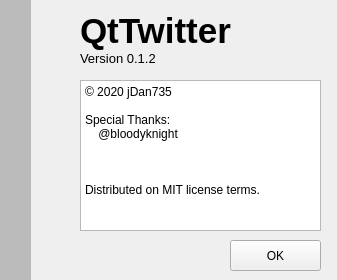
<?xml version="1.0" encoding="UTF-8"?>
<ui version="4.0">
 <class>Dialog</class>
 <widget class="QDialog" name="Dialog">
  <property name="windowModality">
   <enum>Qt::WindowModal</enum>
  </property>
  <property name="geometry">
   <rect>
    <x>0</x>
    <y>0</y>
    <width>337</width>
    <height>280</height>
   </rect>
  </property>
  <property name="sizePolicy">
   <sizepolicy hsizetype="Fixed" vsizetype="Fixed">
    <horstretch>0</horstretch>
    <verstretch>0</verstretch>
   </sizepolicy>
  </property>
  <property name="minimumSize">
   <size>
    <width>337</width>
    <height>280</height>
   </size>
  </property>
  <property name="maximumSize">
   <size>
    <width>337</width>
    <height>280</height>
   </size>
  </property>
  <property name="baseSize">
   <size>
    <width>337</width>
    <height>291</height>
   </size>
  </property>
  <property name="focusPolicy">
   <enum>Qt::ClickFocus</enum>
  </property>
  <property name="contextMenuPolicy">
   <enum>Qt::NoContextMenu</enum>
  </property>
  <property name="windowTitle">
   <string>About</string>
  </property>
  <property name="windowIcon">
   <iconset resource="aboutapp.qrc">
    <normaloff>:/default/img/app/haikutwitter64.png</normaloff>:/default/img/app/haikutwitter64.png</iconset>
  </property>
  <property name="autoFillBackground">
   <bool>false</bool>
  </property>
  <property name="styleSheet">
   <string notr="true"/>
  </property>
  <property name="sizeGripEnabled">
   <bool>false</bool>
  </property>
  <property name="modal">
   <bool>true</bool>
  </property>
  <widget class="QWidget" name="widget" native="true">
   <property name="geometry">
    <rect>
     <x>0</x>
     <y>0</y>
     <width>31</width>
     <height>281</height>
    </rect>
   </property>
   <property name="styleSheet">
    <string notr="true">background:#bbb</string>
   </property>
  </widget>
  <widget class="QLabel" name="label">
   <property name="geometry">
    <rect>
     <x>10</x>
     <y>10</y>
     <width>71</width>
     <height>71</height>
    </rect>
   </property>
   <property name="text">
    <string>&lt;html&gt;&lt;head/&gt;&lt;body&gt;&lt;p&gt;&lt;img src=&quot;:/default/img/app/haikutwitter64.png&quot;/&gt;&lt;/p&gt;&lt;/body&gt;&lt;/html&gt;</string>
   </property>
  </widget>
  <widget class="QLabel" name="label_2">
   <property name="geometry">
    <rect>
     <x>80</x>
     <y>10</y>
     <width>231</width>
     <height>41</height>
    </rect>
   </property>
   <property name="font">
    <font>
     <pointsize>26</pointsize>
     <weight>75</weight>
     <bold>true</bold>
    </font>
   </property>
   <property name="text">
    <string>QtTwitter</string>
   </property>
  </widget>
  <widget class="QLabel" name="label_3">
   <property name="geometry">
    <rect>
     <x>80</x>
     <y>50</y>
     <width>81</width>
     <height>17</height>
    </rect>
   </property>
   <property name="font">
    <font>
     <pointsize>10</pointsize>
    </font>
   </property>
   <property name="text">
    <string>Version 0.1.2</string>
   </property>
  </widget>
  <widget class="QTextBrowser" name="textBrowser">
   <property name="geometry">
    <rect>
     <x>80</x>
     <y>80</y>
     <width>241</width>
     <height>151</height>
    </rect>
   </property>
   <property name="focusPolicy">
    <enum>Qt::NoFocus</enum>
   </property>
   <property name="acceptDrops">
    <bool>false</bool>
   </property>
   <property name="html">
    <string>&lt;!DOCTYPE HTML PUBLIC &quot;-//W3C//DTD HTML 4.0//EN&quot; &quot;http://www.w3.org/TR/REC-html40/strict.dtd&quot;&gt;
&lt;html&gt;&lt;head&gt;&lt;meta name=&quot;qrichtext&quot; content=&quot;1&quot; /&gt;&lt;style type=&quot;text/css&quot;&gt;
p, li { white-space: pre-wrap; }
&lt;/style&gt;&lt;/head&gt;&lt;body style=&quot; font-family:'Noto Sans Display'; font-size:8.75pt; font-weight:400; font-style:normal;&quot;&gt;
&lt;p style=&quot; margin-top:0px; margin-bottom:0px; margin-left:0px; margin-right:0px; -qt-block-indent:0; text-indent:0px;&quot;&gt;&lt;span style=&quot; font-size:8.75pt;&quot;&gt;© 2020 jDan735&lt;/span&gt;&lt;/p&gt;
&lt;p style=&quot;-qt-paragraph-type:empty; margin-top:0px; margin-bottom:0px; margin-left:0px; margin-right:0px; -qt-block-indent:0; text-indent:0px; font-size:8.75pt;&quot;&gt;&lt;br /&gt;&lt;/p&gt;
&lt;p style=&quot; margin-top:0px; margin-bottom:0px; margin-left:0px; margin-right:0px; -qt-block-indent:0; text-indent:0px;&quot;&gt;&lt;span style=&quot; font-size:8.75pt;&quot;&gt;Special Thanks:&lt;/span&gt;&lt;/p&gt;
&lt;p style=&quot; margin-top:0px; margin-bottom:0px; margin-left:0px; margin-right:0px; -qt-block-indent:0; text-indent:0px;&quot;&gt;&lt;span style=&quot; font-size:8.75pt;&quot;&gt;    @bloodyknight&lt;/span&gt;&lt;/p&gt;
&lt;p style=&quot;-qt-paragraph-type:empty; margin-top:0px; margin-bottom:0px; margin-left:0px; margin-right:0px; -qt-block-indent:0; text-indent:0px; font-size:8.75pt;&quot;&gt;&lt;br /&gt;&lt;/p&gt;
&lt;p style=&quot;-qt-paragraph-type:empty; margin-top:0px; margin-bottom:0px; margin-left:0px; margin-right:0px; -qt-block-indent:0; text-indent:0px; font-size:8.75pt;&quot;&gt;&lt;br /&gt;&lt;/p&gt;
&lt;p style=&quot;-qt-paragraph-type:empty; margin-top:0px; margin-bottom:0px; margin-left:0px; margin-right:0px; -qt-block-indent:0; text-indent:0px; font-size:8.75pt;&quot;&gt;&lt;br /&gt;&lt;/p&gt;
&lt;p style=&quot; margin-top:0px; margin-bottom:0px; margin-left:0px; margin-right:0px; -qt-block-indent:0; text-indent:0px;&quot;&gt;&lt;span style=&quot; font-size:8.75pt;&quot;&gt;Distributed on MIT license terms.&lt;/span&gt;&lt;/p&gt;&lt;/body&gt;&lt;/html&gt;</string>
   </property>
  </widget>
  <widget class="QPushButton" name="pushButton">
   <property name="geometry">
    <rect>
     <x>230</x>
     <y>240</y>
     <width>91</width>
     <height>31</height>
    </rect>
   </property>
   <property name="text">
    <string>OK</string>
   </property>
   <property name="autoDefault">
    <bool>false</bool>
   </property>
   <property name="default">
    <bool>false</bool>
   </property>
   <property name="flat">
    <bool>false</bool>
   </property>
  </widget>
 </widget>
 <resources>
  <include location="aboutapp.qrc"/>
 </resources>
 <connections/>
</ui>
